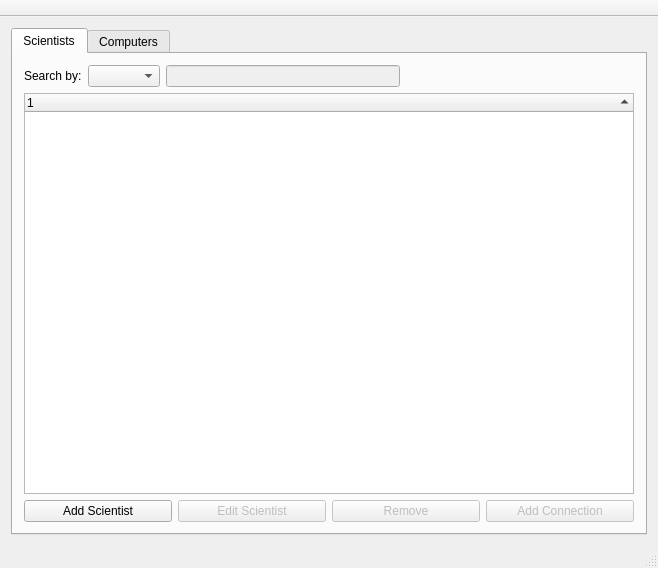
<?xml version="1.0" encoding="UTF-8"?>
<ui version="4.0">
 <class>MainWindow</class>
 <widget class="QMainWindow" name="MainWindow">
  <property name="geometry">
   <rect>
    <x>0</x>
    <y>0</y>
    <width>658</width>
    <height>568</height>
   </rect>
  </property>
  <property name="windowTitle">
   <string>Database application for Scientists and Computers</string>
  </property>
  <widget class="QWidget" name="centralWidget">
   <layout class="QHBoxLayout" name="horizontalLayout_5">
    <item>
     <widget class="QTabWidget" name="tabWidget">
      <property name="currentIndex">
       <number>0</number>
      </property>
      <widget class="QWidget" name="tab_sci">
       <attribute name="title">
        <string>Scientists</string>
       </attribute>
       <layout class="QVBoxLayout" name="verticalLayout_5">
        <item>
         <layout class="QVBoxLayout" name="verticalLayout_4">
          <item>
           <layout class="QHBoxLayout" name="horizontalLayout_3">
            <item>
             <widget class="QLabel" name="label_searchSci">
              <property name="text">
               <string>Search by:</string>
              </property>
             </widget>
            </item>
            <item>
             <widget class="QComboBox" name="comboBox_searchSci"/>
            </item>
            <item>
             <widget class="QLineEdit" name="lineEdit_searchSci">
              <property name="enabled">
               <bool>false</bool>
              </property>
             </widget>
            </item>
            <item>
             <spacer name="horizontalSpacer">
              <property name="orientation">
               <enum>Qt::Horizontal</enum>
              </property>
              <property name="sizeHint" stdset="0">
               <size>
                <width>40</width>
                <height>20</height>
               </size>
              </property>
             </spacer>
            </item>
           </layout>
          </item>
          <item>
           <widget class="QTreeWidget" name="treeWidget_sci">
            <property name="alternatingRowColors">
             <bool>true</bool>
            </property>
            <property name="sortingEnabled">
             <bool>true</bool>
            </property>
            <column>
             <property name="text">
              <string notr="true">1</string>
             </property>
            </column>
           </widget>
          </item>
          <item>
           <layout class="QHBoxLayout" name="horizontalLayout_4">
            <item>
             <widget class="QPushButton" name="Button_addSci">
              <property name="text">
               <string>Add Scientist</string>
              </property>
             </widget>
            </item>
            <item>
             <widget class="QPushButton" name="Button_editSci">
              <property name="enabled">
               <bool>false</bool>
              </property>
              <property name="text">
               <string>Edit Scientist</string>
              </property>
             </widget>
            </item>
            <item>
             <widget class="QPushButton" name="Button_removeSci">
              <property name="enabled">
               <bool>false</bool>
              </property>
              <property name="text">
               <string>Remove</string>
              </property>
             </widget>
            </item>
            <item>
             <widget class="QPushButton" name="Button_addSciConnection">
              <property name="enabled">
               <bool>false</bool>
              </property>
              <property name="text">
               <string>Add Connection</string>
              </property>
             </widget>
            </item>
           </layout>
          </item>
         </layout>
        </item>
       </layout>
      </widget>
      <widget class="QWidget" name="tab_comp">
       <attribute name="title">
        <string>Computers</string>
       </attribute>
       <layout class="QVBoxLayout" name="verticalLayout_2">
        <item>
         <layout class="QVBoxLayout" name="verticalLayout">
          <item>
           <layout class="QHBoxLayout" name="horizontalLayout_2">
            <item>
             <widget class="QLabel" name="label_searchComp">
              <property name="text">
               <string>Search by:</string>
              </property>
             </widget>
            </item>
            <item>
             <widget class="QComboBox" name="comboBox_searchComp"/>
            </item>
            <item>
             <widget class="QLineEdit" name="lineEdit_searchComp">
              <property name="sizePolicy">
               <sizepolicy hsizetype="MinimumExpanding" vsizetype="Fixed">
                <horstretch>0</horstretch>
                <verstretch>0</verstretch>
               </sizepolicy>
              </property>
             </widget>
            </item>
            <item>
             <spacer name="horizontalSpacer_2">
              <property name="orientation">
               <enum>Qt::Horizontal</enum>
              </property>
              <property name="sizeHint" stdset="0">
               <size>
                <width>40</width>
                <height>20</height>
               </size>
              </property>
             </spacer>
            </item>
           </layout>
          </item>
          <item>
           <widget class="QTreeWidget" name="treeWidget_comp">
            <property name="alternatingRowColors">
             <bool>true</bool>
            </property>
            <property name="sortingEnabled">
             <bool>true</bool>
            </property>
            <column>
             <property name="text">
              <string notr="true">1</string>
             </property>
            </column>
           </widget>
          </item>
          <item>
           <layout class="QHBoxLayout" name="horizontalLayout">
            <item>
             <widget class="QPushButton" name="Button_addComp">
              <property name="text">
               <string>Add Computer</string>
              </property>
             </widget>
            </item>
            <item>
             <widget class="QPushButton" name="Button_editComp">
              <property name="enabled">
               <bool>false</bool>
              </property>
              <property name="text">
               <string>Edit Computer</string>
              </property>
             </widget>
            </item>
            <item>
             <widget class="QPushButton" name="Button_removeComp">
              <property name="enabled">
               <bool>false</bool>
              </property>
              <property name="text">
               <string>Remove</string>
              </property>
             </widget>
            </item>
            <item>
             <widget class="QPushButton" name="Button_addCompConnection">
              <property name="enabled">
               <bool>false</bool>
              </property>
              <property name="text">
               <string>Add Connection</string>
              </property>
             </widget>
            </item>
           </layout>
          </item>
         </layout>
        </item>
       </layout>
      </widget>
     </widget>
    </item>
   </layout>
  </widget>
  <widget class="QMenuBar" name="menuBar">
   <property name="geometry">
    <rect>
     <x>0</x>
     <y>0</y>
     <width>658</width>
     <height>21</height>
    </rect>
   </property>
  </widget>
  <widget class="QToolBar" name="mainToolBar">
   <property name="movable">
    <bool>false</bool>
   </property>
   <attribute name="toolBarArea">
    <enum>TopToolBarArea</enum>
   </attribute>
   <attribute name="toolBarBreak">
    <bool>false</bool>
   </attribute>
  </widget>
  <widget class="QStatusBar" name="statusBar"/>
 </widget>
 <layoutdefault spacing="6" margin="11"/>
 <resources/>
 <connections/>
</ui>
